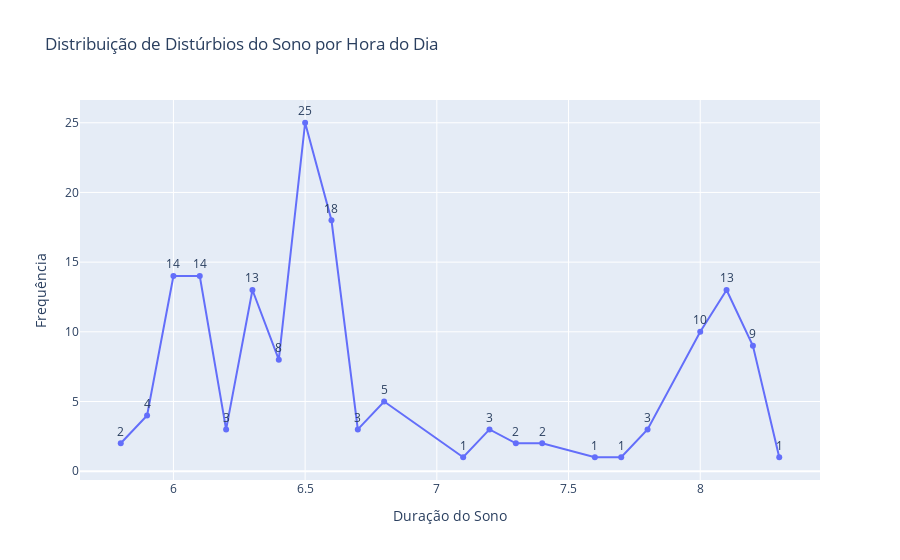

The cell this chart's notebook holds for it:
### Code cell
criar_grafico_linha(hora, "Distribuição de Distúrbios do Sono por Hora do Dia")

### Figure 1 — Plotly figure (JSON) as saved in the notebook; plotly's stock layout.template omitted (floating-point values rounded to 4 significant figures)
{"data": [{"hovertemplate": "Duração do Sono=%{x}<br>Frequência=%{text}<extra></extra>", "legendgroup": "", "line": {"color": "#636efa", "dash": "solid"}, "marker": {"symbol": "circle"}, "mode": "lines+markers+text", "name": "", "orientation": "v", "showlegend": false, "text": [2.0, 4.0, 14.0, 14.0, 3.0, 13.0, 8.0, 25.0, 18.0, 3.0, 5.0, 1.0, 3.0, 2.0, 2.0, 1.0, 1.0, 3.0, 10.0, 13.0, 9.0, 1.0], "textposition": "top center", "type": "scatter", "x": [5.8, 5.9, 6.0, 6.1, 6.2, 6.3, 6.4, 6.5, 6.6, 6.7, 6.8, 7.1, 7.2, 7.3, 7.4, 7.6, 7.7, 7.8, 8.0, 8.1, 8.2, 8.3], "xaxis": "x", "y": [2, 4, 14, 14, 3, 13, 8, 25, 18, 3, 5, 1, 3, 2, 2, 1, 1, 3, 10, 13, 9, 1], "yaxis": "y"}], "layout": {"legend": {"tracegroupgap": 0}, "title": {"text": "Distribuição de Distúrbios do Sono por Hora do Dia"}, "xaxis": {"anchor": "y", "domain": [0, 1], "title": {"text": "Duração do Sono"}}, "yaxis": {"anchor": "x", "domain": [0, 1], "title": {"text": "Frequência"}}}}
